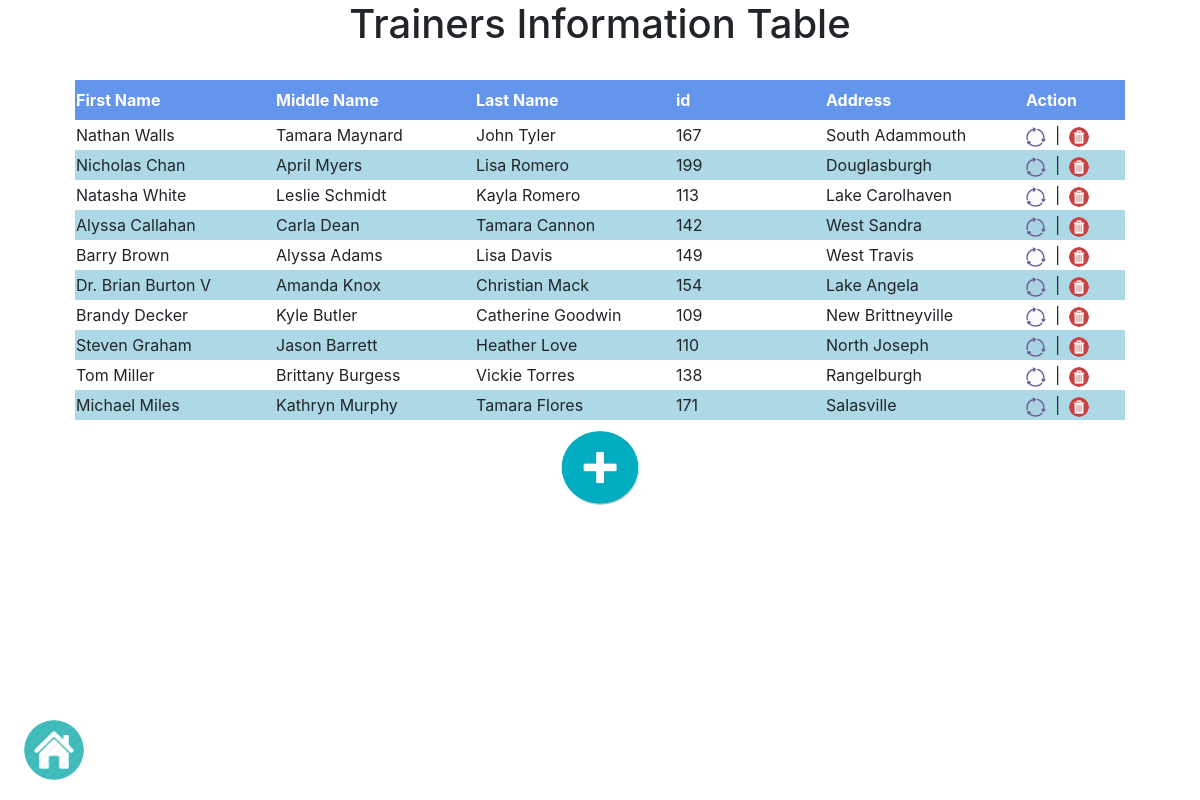
The page / on the database its author committed.
### app_TrainerForm/models.py (models this page shows)
class Trainer(models.Model):
    first_name = models.CharField(max_length=30)
    middle_name = models.CharField(max_length=30)
    last_name = models.CharField(max_length=30)
    trainer_id = models.IntegerField()
    address = models.CharField(max_length=50)

### app_TrainerForm/views.py (the view)
# urls.py: path('', views.retrieve_trainer),
def retrieve_trainer(request):
    trainers = Trainer.objects.all()
    return render(request,'TrainerForm_app/trainer_list.html',{'trainer':trainers})

### templates/TrainerForm_app/trainer_list.html (shortened to what this page needs)
<!DOCTYPE html>
{% load static %}
<html lang="en">
<head>
<link rel="stylesheet" href="https://stackpath.bootstrapcdn.com/bootstrap/4.5.0/css/bootstrap.min.css">
</head>
<body>
<div align="center">
    <h1 align="center">Trainers Information Table</h1><br>
    <table align="center">
    <thead style="background: cornflowerblue; color: white">
        <th width="200px" height="40px">First Name</th>
        <th width="200px">Middle Name</th>
        <th width="200px">Last Name</th>
        <th width="150px">id</th>
        <th width="200px">Address</th>
        <th width="100px">Action</th>
    </thead>
    {% for x in trainer %}
       <tr>
        <td height="30px">{{ x.first_name }}</td>
        <td>{{ x.middle_name }}</td>
        <td>{{ x.last_name }}</td>
        <td>{{ x.trainer_id }}</td>
        <td>{{ x.address }}</td>
        <td><a href=/update/{{ x.id }}><img data-toggle="tooltip" title="Update" style="border-radius: 40%; margin: 0px 0px 0px 0px; display: inline" src="{% static 'images/update_image.png' %}" height="20px" width="20px" ></a>&nbsp | &nbsp<a href=/delete/{{ x.id }}><img data-toggle="tooltip" title="Delete" style="border-radius: 50%; margin: 0px 0px 0px 0px; display: inline" src="{% static 'images/delete_image.png' %}" height="20px" width="20px" ></a></td>
    {% endfor %}
    </table>
    <a href="/create/"><img data-toggle="tooltip" title="Add New Trainer" style="border-radius: 50%;margin: 10px 0px 0px 0px;height: 75px; width: 80px" src="{% static 'images/add_trainer.jpg' %}"> </a>
</div>
<a href="/" style="position: absolute; bottom: 10px; margin:0px 0px 10px 2%;"><img  data-toggle="tooltip" title="Home" style="border-radius: 50%; height: 60px" src="{% static 'images/home_page_icon.jpg' %}"></a>
</body>
</html>

### templates/TrainerForm_app/trainer_list.html (style rules this page uses)
table { border-collapse: collapse; }
tr:nth-child(even) { background-color: lightblue; }

### rows shown on the page
Trainer: first_name "Nathan Walls", middle_name "Tamara Maynard", last_name "John Tyler", trainer_id "167", address "South Adammouth"
Trainer: first_name "Nicholas Chan", middle_name "April Myers", last_name "Lisa Romero", trainer_id "199", address "Douglasburgh"
Trainer: first_name "Natasha White", middle_name "Leslie Schmidt", last_name "Kayla Romero", trainer_id "113", address "Lake Carolhaven"
Trainer: first_name "Alyssa Callahan", middle_name "Carla Dean", last_name "Tamara Cannon", trainer_id "142", address "West Sandra"
Trainer: first_name "Barry Brown", middle_name "Alyssa Adams", last_name "Lisa Davis", trainer_id "149", address "West Travis"
Trainer: first_name "Dr. Brian Burton V", middle_name "Amanda Knox", last_name "Christian Mack", trainer_id "154", address "Lake Angela"
Trainer: first_name "Brandy Decker", middle_name "Kyle Butler", last_name "Catherine Goodwin", trainer_id "109", address "New Brittneyville"
Trainer: first_name "Steven Graham", middle_name "Jason Barrett", last_name "Heather Love", trainer_id "110", address "North Joseph"
Trainer: first_name "Tom Miller", middle_name "Brittany Burgess", last_name "Vickie Torres", trainer_id "138", address "Rangelburgh"
Trainer: first_name "Michael Miles", middle_name "Kathryn Murphy", last_name "Tamara Flores", trainer_id "171", address "Salasville"
